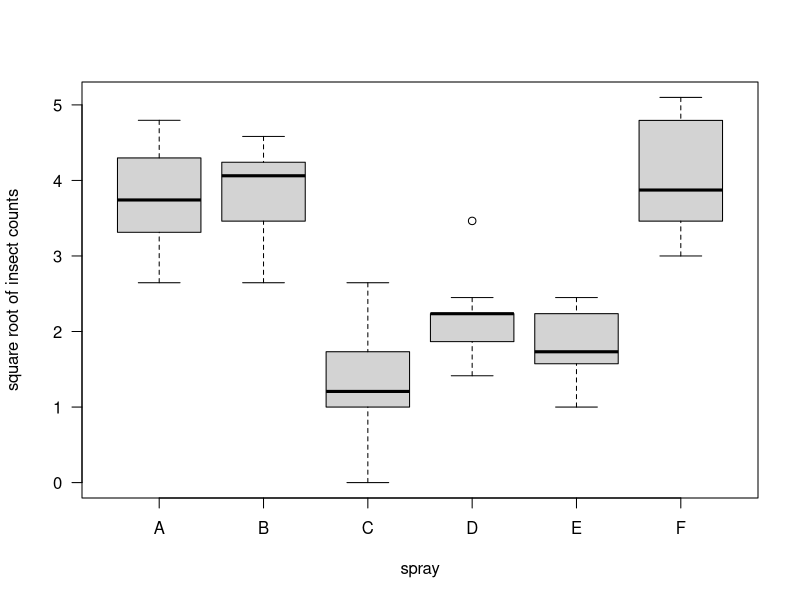
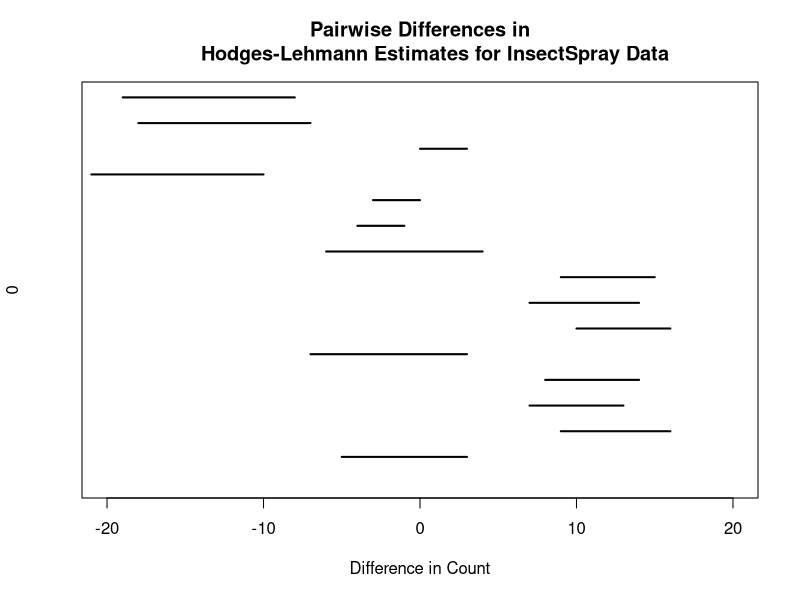
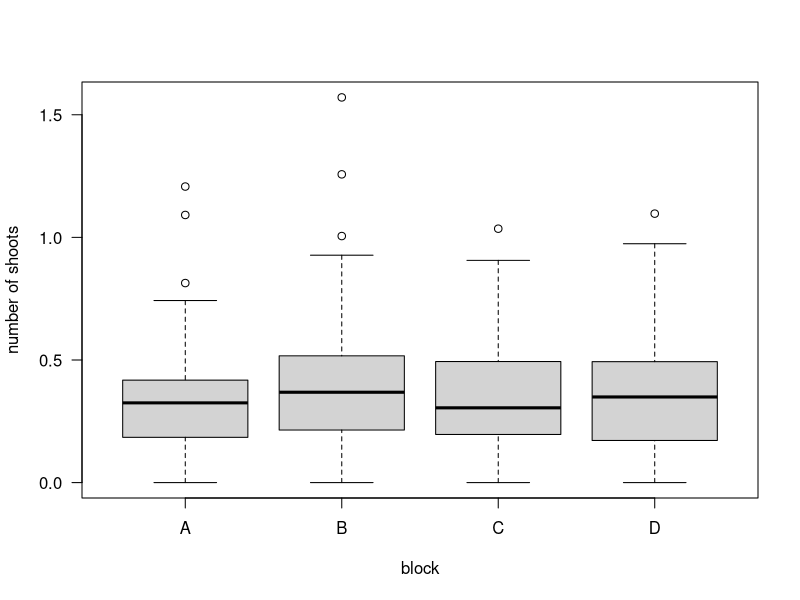

These figures' R source, in order:
## ---- chunk 1
library(xtable)
yy <- c(1.0, -1.2, -1.5, 0.0, -0.1, 1.1, 0.9, -0.4, 0.6)
rr <- rank(yy)
A <- data.frame(Group=c(rep("Group 1", 3), rep("Group 2", 3), rep("Group 3", 3)),
                Y = yy, Rank=rr)
#rownames(A) <- c(rep("Group 1", 3), rep("Group 2", 3), rep("Group 3", 3))
tab <- xtable(A, digits=c(2, 2, 2, 0), align=rep("c", 4))
print(tab, type="html", comment=FALSE, include.rownames=FALSE)
## ---- chunk 2
head(InsectSprays)
## ---- chunk 3
boxplot(sqrt(count) ~ spray, data=InsectSprays,las=1, ylab="square root of insect counts")
## ---- chunk 4
anova(lm(sqrt(count) ~ spray, data=InsectSprays))
## ---- chunk 5
a  <- kruskal.test(sqrt(count) ~ spray, data=InsectSprays)
a$p.value
## ---- chunk 6
kruskal.test(count ~ spray, data=InsectSprays)
## ---- chunk 7
anova(lm(count ~ spray, data=InsectSprays))
## ---- chunk 8
A <- matrix(0, nrow=15, ncol=2)
A[1,] <- wilcox.test(InsectSprays$count[InsectSprays$spray=="A"], InsectSprays$count[InsectSprays$spray=="B"], conf.int=TRUE,
                     warning=FALSE)$conf.int
A[2,] <- wilcox.test(InsectSprays$count[InsectSprays$spray=="A"], InsectSprays$count[InsectSprays$spray=="C"], conf.int=TRUE,
                     warning=FALSE)$conf.int
A[3,] <- wilcox.test(InsectSprays$count[InsectSprays$spray=="A"], InsectSprays$count[InsectSprays$spray=="D"], conf.int=TRUE,
                     warning=FALSE)$conf.int
A[4,] <- wilcox.test(InsectSprays$count[InsectSprays$spray=="A"], InsectSprays$count[InsectSprays$spray=="E"], conf.int=TRUE, 
                     warning=FALSE)$conf.int
A[5,] <- wilcox.test(InsectSprays$count[InsectSprays$spray=="A"], InsectSprays$count[InsectSprays$spray=="F"], conf.int=TRUE,
                     warning=FALSE)$conf.int
A[6,] <- wilcox.test(InsectSprays$count[InsectSprays$spray=="B"], InsectSprays$count[InsectSprays$spray=="C"], conf.int=TRUE,
                     warning=FALSE)$conf.int
A[7,] <- wilcox.test(InsectSprays$count[InsectSprays$spray=="B"], InsectSprays$count[InsectSprays$spray=="D"], conf.int=TRUE,
                     warning=FALSE)$conf.int
A[8,] <- wilcox.test(InsectSprays$count[InsectSprays$spray=="B"], InsectSprays$count[InsectSprays$spray=="E"], conf.int=TRUE,
                     warning=FALSE)$conf.int
A[9,] <- wilcox.test(InsectSprays$count[InsectSprays$spray=="B"], InsectSprays$count[InsectSprays$spray=="F"], conf.int=TRUE,
                     warning=FALSE)$conf.int
A[10,] <- wilcox.test(InsectSprays$count[InsectSprays$spray=="C"], InsectSprays$count[InsectSprays$spray=="D"], conf.int=TRUE,
                      warning=FALSE)$conf.int
A[11,] <- wilcox.test(InsectSprays$count[InsectSprays$spray=="C"], InsectSprays$count[InsectSprays$spray=="E"], conf.int=TRUE,
                      warning=FALSE)$conf.int
A[12,] <- wilcox.test(InsectSprays$count[InsectSprays$spray=="C"], InsectSprays$count[InsectSprays$spray=="F"], conf.int=TRUE,
                      warning=FALSE)$conf.int
A[13,] <- wilcox.test(InsectSprays$count[InsectSprays$spray=="D"], InsectSprays$count[InsectSprays$spray=="E"], conf.int=TRUE,
                      warning=FALSE)$conf.int
A[14,] <- wilcox.test(InsectSprays$count[InsectSprays$spray=="D"], InsectSprays$count[InsectSprays$spray=="F"], conf.int=TRUE,
                      warning=FALSE)$conf.int
A[15,] <- wilcox.test(InsectSprays$count[InsectSprays$spray=="E"], InsectSprays$count[InsectSprays$spray=="F"], conf.int=TRUE,
                      warning=FALSE)$conf.int

plot(0,0,type="n", ylim=c(0, 15), xlim=c(-20,20), las=1, yaxt='n', 
     xlab="Difference in Count", main="Pairwise Differences in
     Hodges-Lehmann Estimates for InsectSpray Data")
for(k in 1:15) {
    lines(A[k,], c(k,k), lwd=2)
}
## ---- chunk 9
library(boot)
data(cane)
head(cane)
## ---- chunk 10
cane$prop <- cane$r/cane$n
## ---- chunk 11
cane$prop.trans <- asin(sqrt(cane$prop))
boxplot(prop.trans ~ block, data=cane, las=1, ylab="number of shoots")
## ---- chunk 12
kruskal.test(prop ~ block, data=cane)
